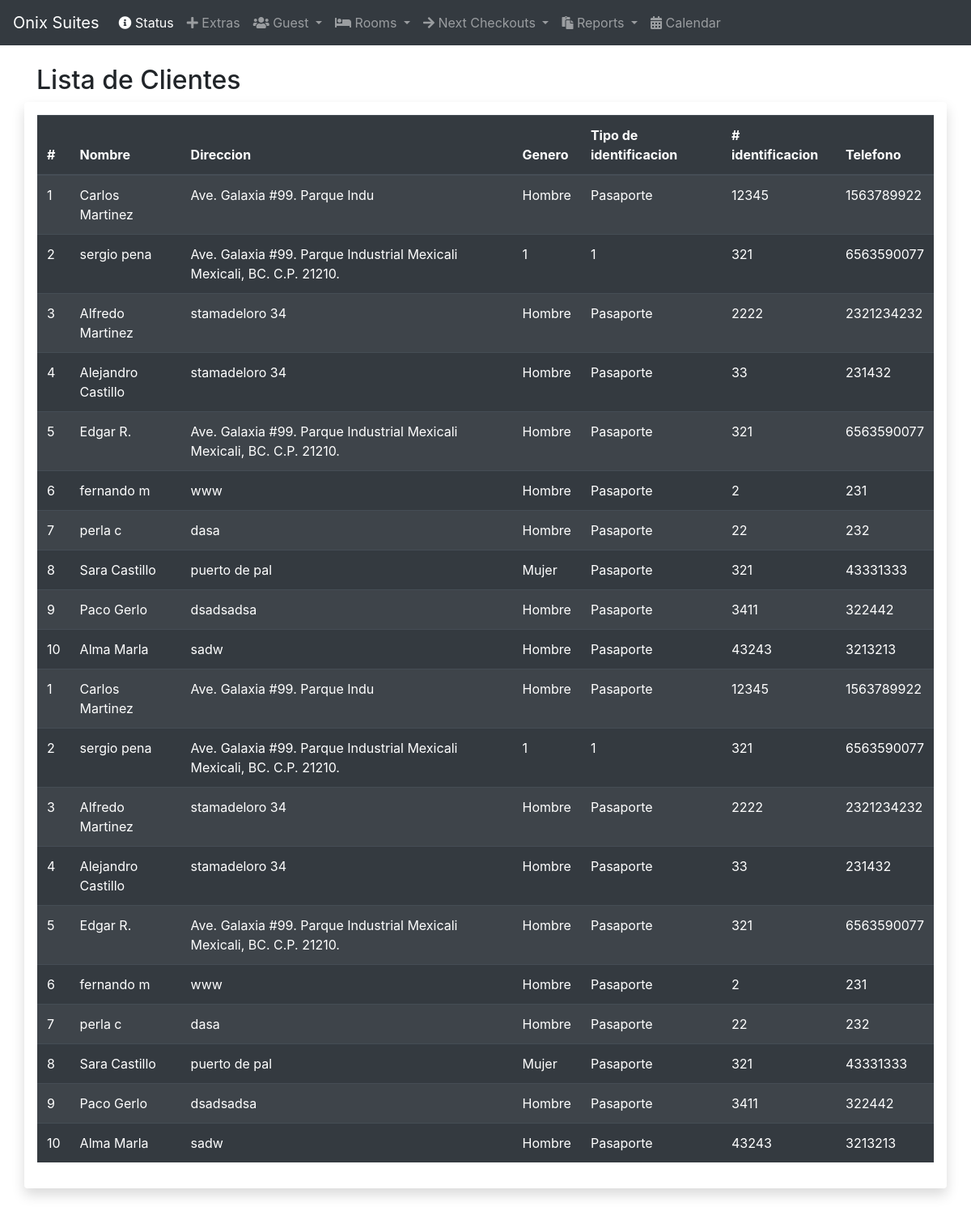
The app's page /Hotelv2/guest_list.php with its own data.
### tables this page shows
CREATE TABLE `guest` (
  `id_guest` int(11) NOT NULL,
  `nombre` varchar(30) NOT NULL,
  `address` varchar(300) NOT NULL,
  `genero` varchar(30) NOT NULL,
  `tipoidentificacion` varchar(30) NOT NULL,
  `nidentificacion` int(11) NOT NULL,
  `tel` varchar(30) NOT NULL
);

### Hotelv2/guest_list.php (the view)
<?php
include 'nav.php';
require('conexion.php');
 ?>
 <body>
   <div class="container">
     <h2>Lista de Clientes</h2>
     <div class="row">
       <div class="col shadow p-3 mb-5 bg-white rounded">
         <table class="table table-striped table-dark">
  <thead>
    <tr>
      <th scope="col">#</th>
      <th scope="col">Nombre</th>
      <th scope="col">Direccion</th>
      <th scope="col">Genero</th>
      <th scope="col">Tipo de identificacion</th>
      <th scope="col"># identificacion</th>
      <th scope="col">Telefono</th>
    </tr>
  </thead>
  <tbody>
    <?php
    $sql = "SELECT *  FROM guest";
    $result = mysqli_query($mysqli, $sql);
    if (mysqli_num_rows($result) > 0) {
      while($row = mysqli_fetch_assoc($result)) {
        echo '
        <tr>
          <td>'.$row['id_guest'].'</th>
          <td>'.$row['nombre'].'</td>
          <td>'.$row['address'].'</td>
          <td>'.$row['genero'].'</td>
          <td>'.$row['tipoidentificacion'].'</td>
          <td>'.$row['nidentificacion'].'</td>
          <td>'.$row['tel'].'</td>
        </tr>
        ';
          }
        }
     ?>
    </tbody>
  </table>
       </div>
     </div>
   </div>
 </body>
 </html>

### records on screen
guest: id_guest "1", nombre "Carlos Martinez", address "Ave. Galaxia #99. Parque Indu", genero "Hombre", tipoidentificacion "Pasaporte", nidentificacion "12345", tel "1563789922"
guest: id_guest "2", nombre "sergio pena", address "Ave. Galaxia #99. Parque Industrial Mexicali Mexicali, BC. C.P. 21210.", genero "1", tipoidentificacion "1", nidentificacion "321", tel "6563590077"
guest: id_guest "3", nombre "Alfredo Martinez", address "stamadeloro 34", genero "Hombre", tipoidentificacion "Pasaporte", nidentificacion "2222", tel "2321234232"
guest: id_guest "4", nombre "Alejandro Castillo", address "stamadeloro 34", genero "Hombre", tipoidentificacion "Pasaporte", nidentificacion "33", tel "231432"
guest: id_guest "5", nombre "Edgar R.", address "Ave. Galaxia #99. Parque Industrial Mexicali Mexicali, BC. C.P. 21210.", genero "Hombre", tipoidentificacion "Pasaporte", nidentificacion "321", tel "6563590077"
guest: id_guest "6", nombre "fernando m", address "www", genero "Hombre", tipoidentificacion "Pasaporte", nidentificacion "2", tel "231"
guest: id_guest "7", nombre "perla c", address "dasa", genero "Hombre", tipoidentificacion "Pasaporte", nidentificacion "22", tel "232"
guest: id_guest "8", nombre "Sara Castillo", address "puerto de pal", genero "Mujer", tipoidentificacion "Pasaporte", nidentificacion "321", tel "43331333"
guest: id_guest "9", nombre "Paco Gerlo", address "dsadsadsa", genero "Hombre", tipoidentificacion "Pasaporte", nidentificacion "3411", tel "322442"
guest: id_guest "10", nombre "Alma Marla", address "sadw", genero "Hombre", tipoidentificacion "Pasaporte", nidentificacion "43243", tel "3213213"
guest: id_guest "1", nombre "Carlos Martinez", address "Ave. Galaxia #99. Parque Indu", genero "Hombre", tipoidentificacion "Pasaporte", nidentificacion "12345", tel "1563789922"
guest: id_guest "2", nombre "sergio pena", address "Ave. Galaxia #99. Parque Industrial Mexicali Mexicali, BC. C.P. 21210.", genero "1", tipoidentificacion "1", nidentificacion "321", tel "6563590077"
guest: id_guest "3", nombre "Alfredo Martinez", address "stamadeloro 34", genero "Hombre", tipoidentificacion "Pasaporte", nidentificacion "2222", tel "2321234232"
guest: id_guest "4", nombre "Alejandro Castillo", address "stamadeloro 34", genero "Hombre", tipoidentificacion "Pasaporte", nidentificacion "33", tel "231432"
guest: id_guest "5", nombre "Edgar R.", address "Ave. Galaxia #99. Parque Industrial Mexicali Mexicali, BC. C.P. 21210.", genero "Hombre", tipoidentificacion "Pasaporte", nidentificacion "321", tel "6563590077"
guest: id_guest "6", nombre "fernando m", address "www", genero "Hombre", tipoidentificacion "Pasaporte", nidentificacion "2", tel "231"
guest: id_guest "7", nombre "perla c", address "dasa", genero "Hombre", tipoidentificacion "Pasaporte", nidentificacion "22", tel "232"
guest: id_guest "8", nombre "Sara Castillo", address "puerto de pal", genero "Mujer", tipoidentificacion "Pasaporte", nidentificacion "321", tel "43331333"
guest: id_guest "9", nombre "Paco Gerlo", address "dsadsadsa", genero "Hombre", tipoidentificacion "Pasaporte", nidentificacion "3411", tel "322442"
guest: id_guest "10", nombre "Alma Marla", address "sadw", genero "Hombre", tipoidentificacion "Pasaporte", nidentificacion "43243", tel "3213213"
